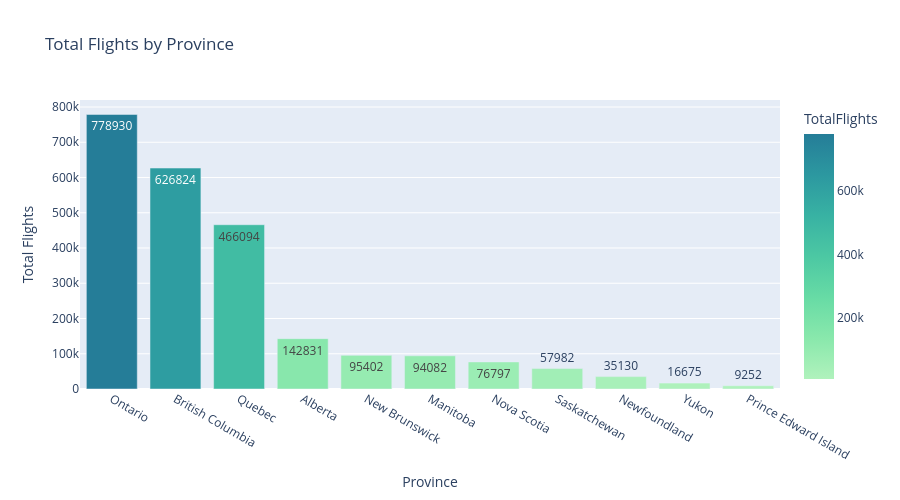

The cell this chart's notebook holds for it:
### Markdown cell above
## Province vs Total Flights

### Code cell
flights_sum = (
    dataset.groupby('Province or State')['total_flights']
    .sum()
    .reset_index(name='TotalFlights')
    .sort_values('TotalFlights', ascending=False)
)

fig = px.bar(
    flights_sum,
    x='Province or State',
    y='TotalFlights',
    title='Total Flights by Province',
    text_auto='.0f',
    color='TotalFlights',
    color_continuous_scale='Tealgrn'
)
fig.update_layout(xaxis_title='Province', yaxis_title='Total Flights', height=500)
fig.show()

### Figure 1 — Plotly figure (JSON) as saved in the notebook; plotly's stock layout.template omitted (floating-point values rounded to 4 significant figures)
{"data": [{"alignmentgroup": "True", "hovertemplate": "Province or State=%{x}<br>TotalFlights=%{marker.color}<extra></extra>", "legendgroup": "", "marker": {"color": [778930, 626824, 466094, 142831, 95402, 94082, 76797, 57982, 35130, 16675, 9252], "coloraxis": "coloraxis", "pattern": {"shape": ""}}, "name": "", "offsetgroup": "", "orientation": "v", "showlegend": false, "textposition": "auto", "texttemplate": "%{y:.0f}", "type": "bar", "x": ["Ontario", "British Columbia", "Quebec", "Alberta", "New Brunswick", "Manitoba", "Nova Scotia", "Saskatchewan", "Newfoundland", "Yukon", "Prince Edward Island"], "xaxis": "x", "y": [778930, 626824, 466094, 142831, 95402, 94082, 76797, 57982, 35130, 16675, 9252], "yaxis": "y"}], "layout": {"barmode": "relative", "coloraxis": {"colorbar": {"title": {"text": "TotalFlights"}}, "colorscale": [[0, "rgb(176, 242, 188)"], [0.1667, "rgb(137, 232, 172)"], [0.3333, "rgb(103, 219, 165)"], [0.5, "rgb(76, 200, 163)"], [0.6667, "rgb(56, 178, 163)"], [0.8333, "rgb(44, 152, 160)"], [1, "rgb(37, 125, 152)"]]}, "height": 500, "legend": {"tracegroupgap": 0}, "title": {"text": "Total Flights by Province"}, "xaxis": {"anchor": "y", "domain": [0, 1], "title": {"text": "Province"}}, "yaxis": {"anchor": "x", "domain": [0, 1], "title": {"text": "Total Flights"}}}}
